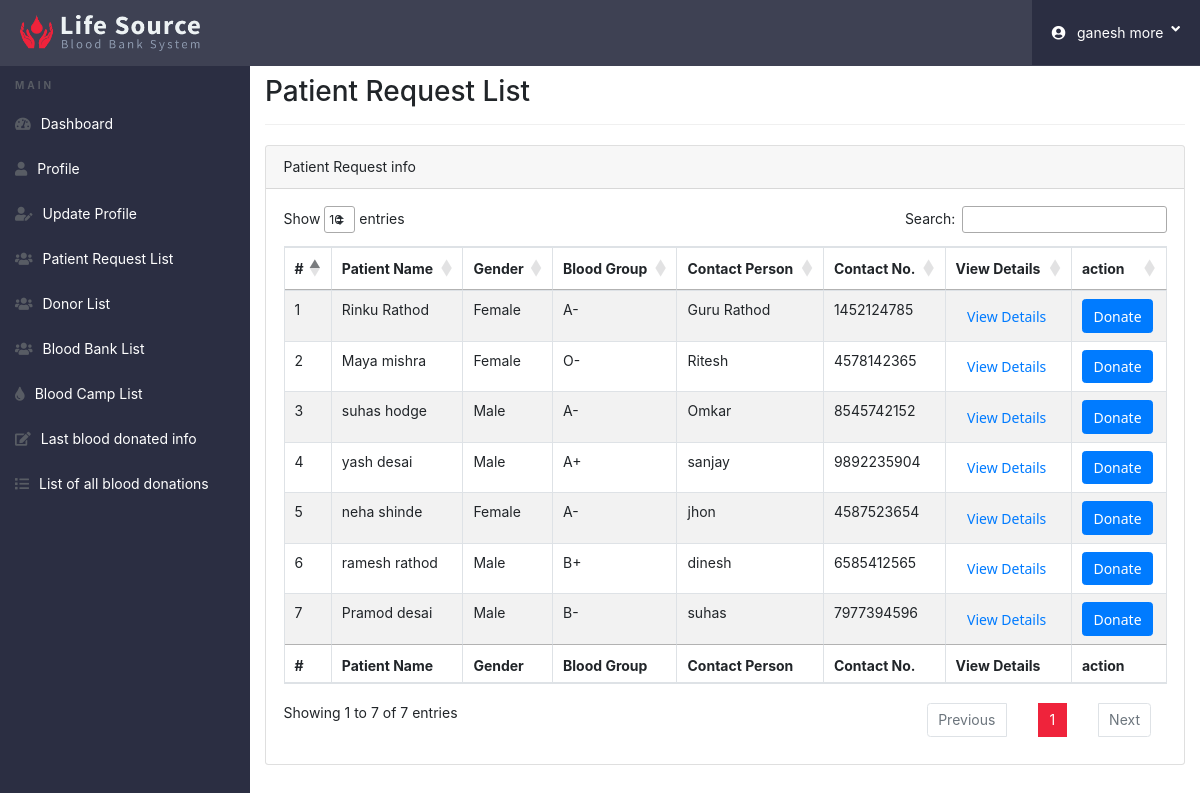
The page /donor_dashboard/request-blood.php (signed in) on the database its author committed.
### tables this page shows
CREATE TABLE IF NOT EXISTS `requestblood` (
  `ID` int(11) NOT NULL AUTO_INCREMENT,
  `Pname` varchar(255) NOT NULL,
  `gender` varchar(11) NOT NULL,
  `bgroup` varchar(255) NOT NULL,
  `age` int(11) NOT NULL,
  `state` varchar(255) NOT NULL,
  `city` varchar(255) NOT NULL,
  `address` varchar(255) NOT NULL,
  `Dname` varchar(255) NOT NULL,
  `Cname` varchar(255) NOT NULL,
  `email` varchar(255) NOT NULL,
  `mobile` varchar(11) NOT NULL,
  `message` varchar(255) NOT NULL,
  `date` timestamp NOT NULL DEFAULT CURRENT_TIMESTAMP,
  `status` int(11) NOT NULL,
  PRIMARY KEY (`ID`)
);

### donor_dashboard/request-blood.php (the view, shortened to what this page needs)
<?php
if(strlen($_SESSION['did'] AND $_SESSION['dname'])==0)
	{
header('location:../login.php');
}
else{
 ?>
<!doctype html>
<html lang="en">
<head>
	<link href="../css/all.css" rel="stylesheet">
	<link rel="stylesheet" href="css/bootstrap.min.css">
	<link rel="stylesheet" href="https://cdn.datatables.net/1.10.20/css/dataTables.bootstrap4.min.css">
  <link rel="stylesheet" href="https://cdn.datatables.net/1.10.20/css/jquery.dataTables.min.css">
	<link rel="stylesheet" href="https://cdnjs.cloudflare.com/ajax/libs/bootstrap-social/5.1.1/bootstrap-social.css">
	<link rel="stylesheet" href="https://cdnjs.cloudflare.com/ajax/libs/bootstrap-select/1.13.12/css/bootstrap-select.min.css">
	<link rel="stylesheet" href="https://cdnjs.cloudflare.com/ajax/libs/bootstrap-fileinput/5.0.8/css/fileinput.min.css">
	<link rel="stylesheet" href="https://cdnjs.cloudflare.com/ajax/libs/awesome-bootstrap-checkbox/1.0.2/awesome-bootstrap-checkbox.css">
	<link rel="stylesheet" href="css/style_dashboard.css">
</head>
<body>
  <?php include('include/header.php');?>
  <div class="ts-main-content">
    <?php include('include/leftbar.php');?>
    <div class="content-wrapper">
      <div class="container-fluid">
        <div class="row">
          <div class="col-md-12">
            <h2 class="page-title">Patient Request List</h2>
            <div class="card">
              <div class="card-header">Patient Request info</div>
              <div class="card-body">
                <div class="table-responsive">
                  <?php
                  $query = "SELECT * from requestblood WHERE status='1' ORDER BY ID DESC";
                  $query_run = mysqli_query($conn,$query);
                  $cnt=1;
                  ?>
                <table id="zctb" class="table table-bordered table-striped" cellspacing="0" width="100%">
                  <thead>
                   <tr>
                     <th>#</th>
                     <th>Patient Name</th>
                     <th>Gender</th>
                     <th>Blood Group</th>
										 <th>Contact Person</th>
										 <th>Contact No.</th>
										 <th>View Details</th>
                     <th>action</th>
                   </tr>
                  </thead>
                  <tfoot>
                   <tr>
                     <th>#</th>
                     <th>Patient Name</th>
                     <th>Gender</th>
                     <th>Blood Group</th>
										 <th>Contact Person</th>
										 <th>Contact No.</th>
										 <th>View Details</th>
                     <th>action</th>
                   </tr>
                 </tfoot>
                 <tbody>
                   <?php
 									if (mysqli_num_rows($query_run) > 0) {
 										while ($row = mysqli_fetch_assoc($query_run)) {
 									?>
 										<tr>
                      <td><input type="hidden" name="request_id" value="<?php echo $row['ID']; ?>">
                      <?php echo htmlentities($cnt); ?></td>
                      <td><?php echo $row['Pname']; ?></td>
                      <td><?php echo $row['gender']; ?></td>
                      <td><?php echo $row['bgroup']; ?></td>
											<td><?php echo $row['Cname']; ?></td>
											<td><?php echo $row['mobile']; ?></td>
                      <td>
												<button name="view_btn" class="btn btn-default text-primary" data-toggle="modal" data-target="#myModal<?php echo $row['ID']; ?>">
			                    View Details
			                  </button>
  										</td>
											<td>
												<form name="sendmsg" action="<?php echo $_SERVER['PHP_SELF']; ?>" method="post">
												<input type="submit" onclick="return confirm('Do you really want to send message')" name="donate_btn" value="Donate" class="btn btn-primary" />
												</form>
											</td>
  										</tr>
  										<?php
  										$cnt=$cnt+1;
  									}
  								}
  								else {
  									echo "No Record Found";
  								}
  										?>
                 </tbody>
                </table>
							</div>
						</div>
					</div>
				</div>
			</div>
		</div>
	</div>
</body>
</html>
<?php } ?>

### donor_dashboard/css/style_dashboard.css (style rules this page uses)
html { font-size: 14px; }
@media only screen and (min-width: 480px) { html { font-size: 17px; } }
@media only screen and (min-width: 320px) { html { font-size: 12px; } }
@media only screen and (min-width: 768px) { html { font-size: 14px; } }
body { font-size: 1em; }
.btn { font-family: 'Segoe UI'; }
.btn { text-transform: none; }
.page-title { padding-bottom: 15px; margin-bottom: 20px; border-bottom: 1px solid #f0f0f0; }
.ts-main-content .content-wrapper { padding-top: 15px; margin-top: 60px; }
@media only screen and (min-width: 992px) { .ts-main-content .content-wrapper { margin-left: 250px; } }

### rows shown on the page
requestblood: Pname "Rinku Rathod", gender "Female", bgroup "A-", Cname "Guru Rathod", mobile "1452124785"
requestblood: Pname "Maya mishra", gender "Female", bgroup "O-", Cname "Ritesh", mobile "4578142365"
requestblood: Pname "suhas hodge", gender "Male", bgroup "A-", Cname "Omkar", mobile "8545742152"
requestblood: Pname "yash desai", gender "Male", bgroup "A+", Cname "sanjay", mobile "9892235904"
requestblood: Pname "neha shinde", gender "Female", bgroup "A-", Cname "jhon", mobile "4587523654"
requestblood: Pname "ramesh rathod", gender "Male", bgroup "B+", Cname "dinesh", mobile "6585412565"
requestblood: Pname "Pramod desai", gender "Male", bgroup "B-", Cname "suhas", mobile "7977394596"

### other values the page prints
$_SESSION['dname'] "ganesh more"
